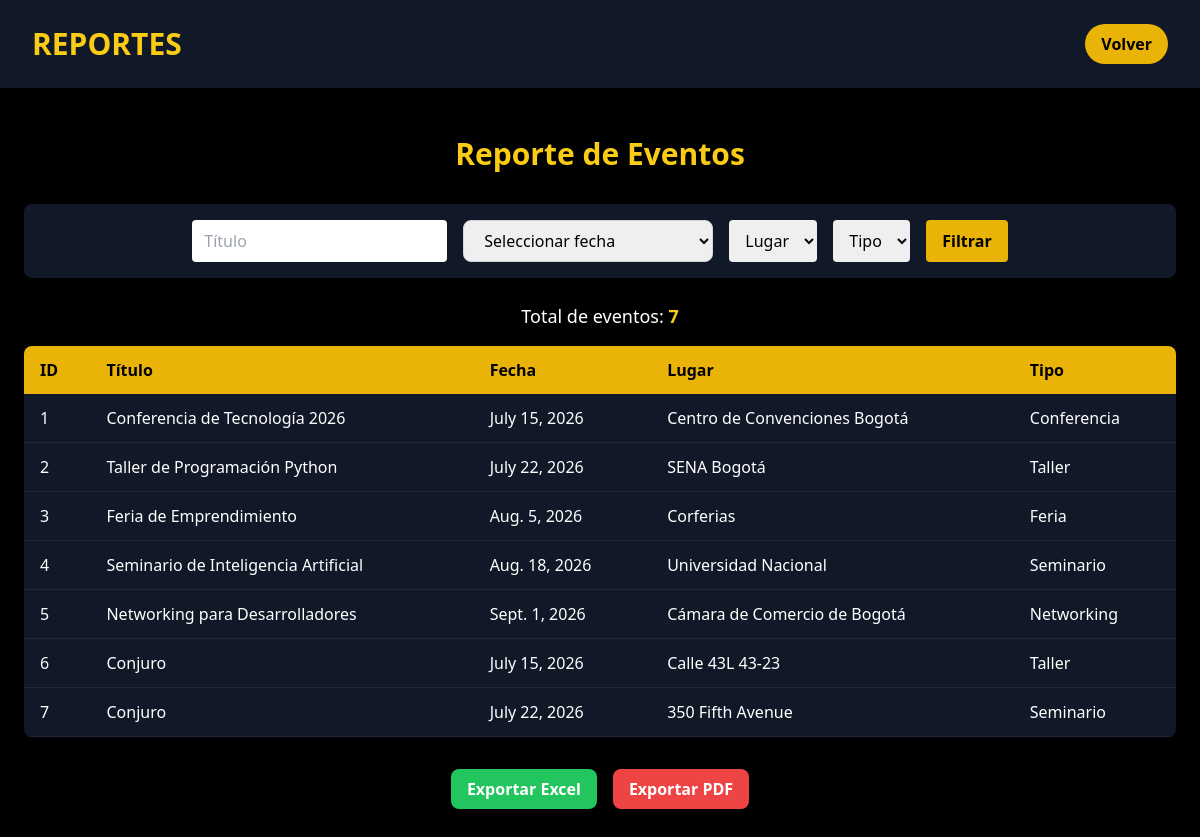
/reporte/ (signed in), run on the app's committed database.
### Eventos/models.py (models this page shows, shortened)
class Eventos(models.Model):
    id_evento = models.AutoField(primary_key=True)
    titulo = models.CharField(max_length=100)
    fecha = models.DateField()
    lugar = models.CharField(max_length=100)
    cantidad_invitados = models.PositiveIntegerField(default=0)
    id_tipo = models.ForeignKey(
        'TipoEvento',
        models.DO_NOTHING,
        db_column='id_tipo'
    )
    creado_por = models.ForeignKey(
        'Usuarios',
        on_delete=models.SET_NULL,
        null=True,
        blank=True,
        related_name='eventos_creados'
    )
    class Meta:
        managed = True
        db_table = 'eventos'

class TipoEvento(models.Model):
    id_tipo = models.AutoField(primary_key=True)
    nombre = models.CharField(max_length=50)
    descripcion = models.CharField(max_length=255)
    class Meta:
        managed = True
        db_table = 'tipo_evento'

### Eventos/views.py (the view)
# urls.py: path('reporte/', views.reporte_eventos, name='reporte_eventos'),
@login_requerido
def reporte_eventos(request):
    eventos = Eventos.objects.select_related('id_tipo').all()
    return render(request, 'eventos/reporte_eventos.html', {'eventos': eventos})

### Eventos/views.py (called while the page is built)
def login_requerido(view_func):
    @wraps(view_func)
    def wrapper(request, *args, **kwargs):
        if 'usuario_id' not in request.session:
            return redirect('login')
        return view_func(request, *args, **kwargs)
    return wrapper

### Eventos/templates/eventos/reporte_eventos.html (shortened to what this page needs)
<!DOCTYPE html>
<html lang="es">
<head>
    <script src="https://cdn.tailwindcss.com"></script>
</head>
<body class="bg-black text-white">
<header class="py-6 px-4 md:px-8 bg-gray-900 shadow-lg">
    <div class="max-w-7xl mx-auto flex justify-between items-center">
        <h1 class="text-3xl font-bold text-yellow-400">REPORTES</h1>
        <a href="{% url 'inicio' %}"
           class="bg-yellow-500 hover:bg-yellow-600 text-black font-bold py-2 px-4 rounded-full">
           Volver
        </a>
    </div>
</header>
<section class="py-12 px-4">
    <div class="max-w-6xl mx-auto">
        <h2 class="text-3xl font-bold text-yellow-400 mb-8 text-center">
            Reporte de Eventos
        </h2>
        <form method="get" class="bg-gray-900 p-4 rounded-lg mb-6 flex flex-wrap gap-4 justify-center">
            <input type="text" name="titulo" placeholder="Título"
                value="{{ request.GET.titulo }}"
                class="px-3 py-2 rounded text-black">
           <select name="fecha"
    class="px-4 py-2 rounded-lg text-black border border-gray-300 focus:outline-none focus:ring-2 focus:ring-yellow-400">
    <option value=""> Seleccionar fecha</option>
</select>
            <select name="lugar" class="px-3 py-2 rounded text-black">
                <option value="">Lugar</option>
            </select>
            <select name="tipo" class="px-3 py-2 rounded text-black">
                <option value="">Tipo</option>
            </select>
            <button type="submit"
                class="bg-yellow-500 hover:bg-yellow-600 text-black font-bold px-4 py-2 rounded">
                Filtrar
            </button>
        </form>
        <h3 class="text-center text-lg mb-4">
            Total de eventos:
            <span class="text-yellow-400 font-bold">{{ eventos|length }}</span>
        </h3>
        <div class="overflow-x-auto">
            <table class="min-w-full bg-gray-900 rounded-lg overflow-hidden">
                <thead class="bg-yellow-500 text-black">
                    <tr>
                        <th class="py-3 px-4 text-left">ID</th>
                        <th class="py-3 px-4 text-left">Título</th>
                        <th class="py-3 px-4 text-left">Fecha</th>
                        <th class="py-3 px-4 text-left">Lugar</th>
                        <th class="py-3 px-4 text-left">Tipo</th>
                    </tr>
                </thead>
                <tbody>
                    {% for evento in eventos %}
                    <tr class="border-b border-gray-800 hover:bg-gray-800 transition">
                        <td class="py-3 px-4">{{ evento.id_evento }}</td>
                        <td class="py-3 px-4">{{ evento.titulo }}</td>
                        <td class="py-3 px-4">{{ evento.fecha }}</td>
                        <td class="py-3 px-4">{{ evento.lugar }}</td>
                        <td class="py-3 px-4">{{ evento.id_tipo.nombre }}</td>
                    </tr>
                    {% empty %}
                    <tr>
                        <td colspan="5" class="text-center py-4 text-gray-400">
                            No hay eventos registrados
                        </td>
                    </tr>
                    {% endfor %}
                </tbody>
            </table>
        </div>
        <div class="flex justify-center gap-4 mt-8">
            <a href="{% url 'exportar_excel' %}?{{ request.GET.urlencode }}"
               class="bg-green-500 hover:bg-green-600 text-white px-4 py-2 rounded-lg font-bold">
               Exportar Excel
            </a>
            <a href="{% url 'exportar_pdf' %}?{{ request.GET.urlencode }}"
               class="bg-red-500 hover:bg-red-600 text-white px-4 py-2 rounded-lg font-bold">
               Exportar PDF
            </a>
        </div>
    </div>
</section>
</body>
</html>

### data on the page
Eventos: id_evento "1", titulo "Conferencia de Tecnología 2026", fecha "July 15, 2026", lugar "Centro de Convenciones Bogotá", id_tipo.nombre "Conferencia"
Eventos: id_evento "2", titulo "Taller de Programación Python", fecha "July 22, 2026", lugar "SENA Bogotá", id_tipo.nombre "Taller"
Eventos: id_evento "3", titulo "Feria de Emprendimiento", fecha "Aug. 5, 2026", lugar "Corferias", id_tipo.nombre "Feria"
Eventos: id_evento "4", titulo "Seminario de Inteligencia Artificial", fecha "Aug. 18, 2026", lugar "Universidad Nacional", id_tipo.nombre "Seminario"
Eventos: id_evento "5", titulo "Networking para Desarrolladores", fecha "Sept. 1, 2026", lugar "Cámara de Comercio de Bogotá", id_tipo.nombre "Networking"
Eventos: id_evento "6", titulo "Conjuro", fecha "July 15, 2026", lugar "Calle 43L 43-23", id_tipo.nombre "Taller"
Eventos: id_evento "7", titulo "Conjuro", fecha "July 22, 2026", lugar "350 Fifth Avenue", id_tipo.nombre "Seminario"

### other printed values
{{ eventos|length }} "7"
